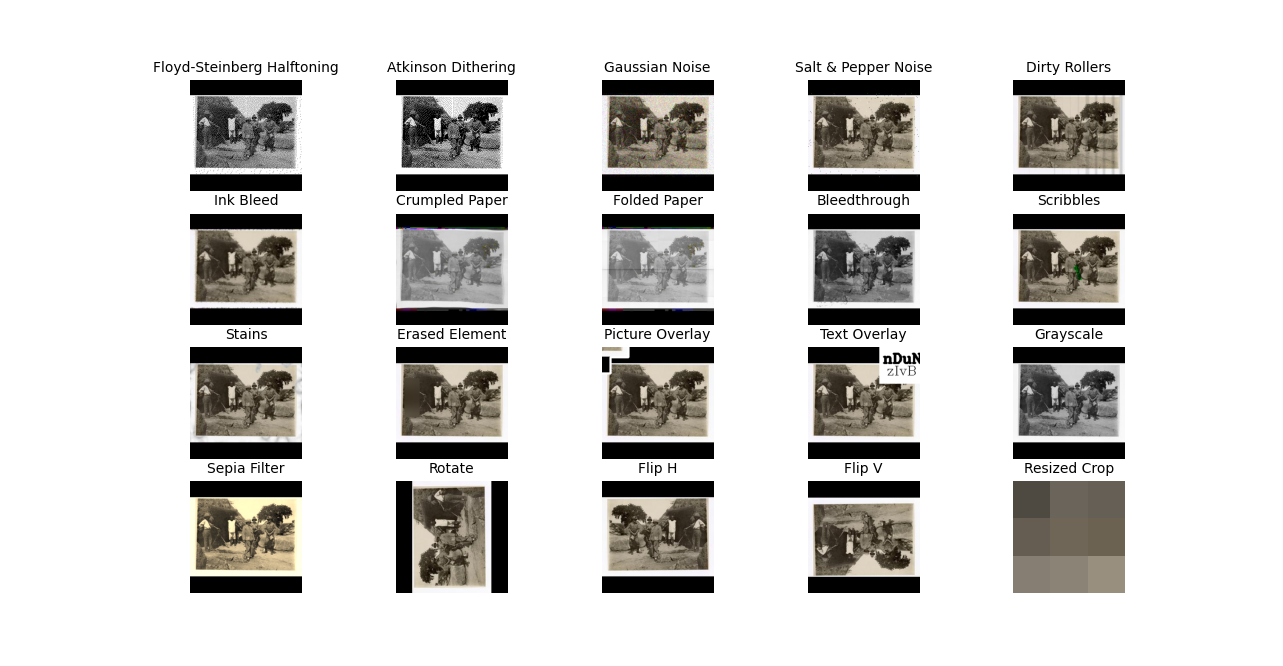

Write Python code to recreate this figure.
import matplotlib.pyplot as plt
import torchvision.transforms as transforms
import numpy as np
import torch
import torch.nn as nn
from PIL import Image
import sys
import os

image_path = "C:/Users/rapha/Documents/Cours/Master/Stage/HighVision/degradations/results/2K2476_16_01.jpg"
image = Image.open(image_path).convert("RGB")
to_tensor = transforms.ToTensor()
original_image = to_tensor(image)

sys.path.append(os.path.abspath(os.path.join(os.path.dirname(__file__), '../')))

from methods.halftoning.floyd_steinberg import transforms_floyd_steinberg_halftoning
from methods.halftoning.atkinson import transforms_atkinson_dithering
from methods.noise.gaussian_noise import transforms_add_gaussian_noise
from methods.noise.salt_and_pepper import transforms_add_salt_and_pepper_noise
from methods.noise.dirty_rollers import transforms_dirty_rollers
from methods.paper.ink_bleed import transforms_ink_bleed  
from methods.paper.crumpled_paper import transforms_crumpled_paper
from methods.paper.folded_paper import transforms_folded_paper
from methods.paper.bleedthrough import transforms_bleedthrough
from methods.paper.scribbles import transforms_scribbles
from methods.paper.stains import transforms_stains 
from methods.human_corrections.erased_element import transforms_erased_element
from methods.layout.picture_overlay import transforms_picture_overlay
from methods.layout.text_overlay import transforms_text_overlay 


class transforms_SepiaFilter(nn.Module):
    def __init__(self):
        super(transforms_SepiaFilter, self).__init__()

    def __call__(self, batch):
        sepia_filter = torch.tensor([[0.393, 0.769, 0.189],
                                     [0.349, 0.686, 0.168],
                                     [0.272, 0.534, 0.131]], device=batch.device)
        batch = torch.einsum('ijkl,mj->imkl', batch, sepia_filter)
        return batch.clamp(0, 1)

class transforms_Rotate(nn.Module):
    def __init__(self):
        super(transforms_Rotate, self).__init__()

    def __call__(self, batch):
        batch = batch.movedim(2,3)    
        return batch
    

# Liste des transformations
transformations = [
    ("Floyd-Steinberg Halftoning", transforms_floyd_steinberg_halftoning(128)),
    ("Atkinson Dithering", transforms_atkinson_dithering(128)),
    ("Gaussian Noise", transforms_add_gaussian_noise()),
    ("Salt & Pepper Noise", transforms_add_salt_and_pepper_noise()),
    ("Dirty Rollers", transforms_dirty_rollers((8,10))),
    ("Ink Bleed", transforms_ink_bleed()),
    ("Crumpled Paper", transforms_crumpled_paper()),
    ("Folded Paper", transforms_folded_paper(0.4)),
    ("Bleedthrough", transforms_bleedthrough()),
    ("Scribbles", transforms_scribbles()),
    ("Stains", transforms_stains()),
    ("Erased Element", transforms_erased_element()),
    ("Picture Overlay", transforms_picture_overlay()),
    ("Text Overlay", transforms_text_overlay()),
    ("Grayscale", transforms.Grayscale(num_output_channels=3)),
    ("Sepia Filter", transforms_SepiaFilter()),
    ("Rotate", transforms_Rotate()),
    ("Flip H", transforms.RandomHorizontalFlip(1)),
    ("Flip V", transforms.RandomVerticalFlip(1)),
    ("Resized Crop", transforms.RandomResizedCrop(size=original_image.shape[0], scale=(2/5, 1), ratio=(1, 1)))
]

# Appliquer les transformations
fig, axes = plt.subplots(4, 5, figsize=(20, 30))
axes = axes.ravel()

for i, (name, transform) in enumerate(transformations):
    print(name)
    if i >= len(axes):  # Limiter si trop de transformations
        break
    transformed_image = transform(original_image.unsqueeze(0)).squeeze(0)
    if isinstance(transformed_image, torch.Tensor):
        transformed_image = transforms.ToPILImage()(transformed_image)
    
    axes[i].imshow(transformed_image)
    axes[i].set_title(name, fontsize=10)
    axes[i].axis("off")

plt.show()
